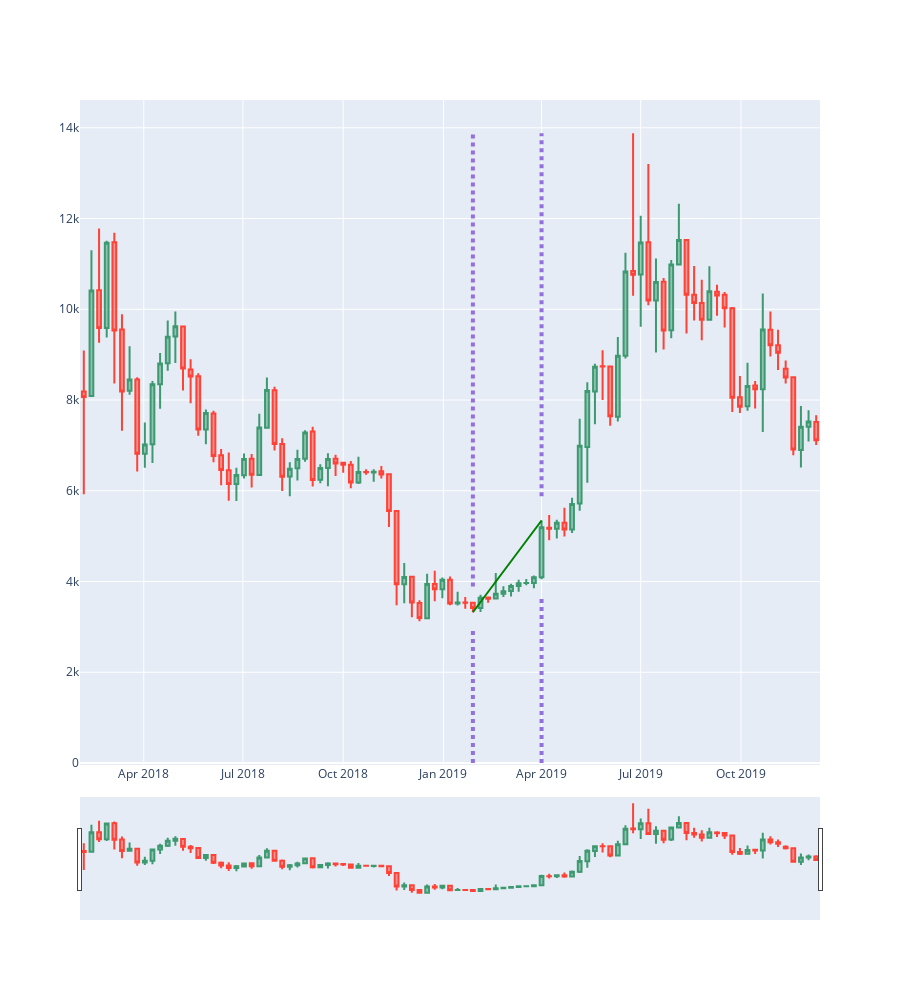

The notebook cell this image was saved under:
### Code cell
candle_chart(zoom_df).add_marker(SW1_candle).add_marker(EW1_candle).add_wave(SW1_candle,EW1_candle).show()
